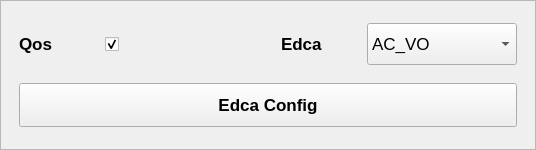
        <widget class="QFrame" name="frame_3">
         <property name="sizePolicy">
          <sizepolicy hsizetype="Expanding" vsizetype="Expanding">
           <horstretch>0</horstretch>
           <verstretch>0</verstretch>
          </sizepolicy>
         </property>
         <property name="minimumSize">
          <size>
           <width>0</width>
           <height>150</height>
          </size>
         </property>
         <property name="maximumSize">
          <size>
           <width>16777215</width>
           <height>300</height>
          </size>
         </property>
         <property name="frameShape">
          <enum>QFrame::Shape::StyledPanel</enum>
         </property>
         <property name="frameShadow">
          <enum>QFrame::Shadow::Raised</enum>
         </property>
         <layout class="QGridLayout" name="gridLayout_8">
          <property name="verticalSpacing">
           <number>14</number>
          </property>
          <property name="horizontalSpacing">
           <number>16</number>
          </property>
          <property name="bottomMargin">
           <number>18</number>
          </property>
          <property name="rightMargin">
           <number>18</number>
          </property>
          <property name="topMargin">
           <number>18</number>
          </property>
          <property name="leftMargin">
           <number>18</number>
          </property>
          <item row="0" column="0">
           <widget class="QLabel" name="label_31">
            <property name="minimumSize">
             <size>
              <width>70</width>
              <height>28</height>
             </size>
            </property>
            <property name="font">
             <font>
              <pointsize>13</pointsize>
              <bold>true</bold>
             </font>
            </property>
            <property name="text">
             <string>Qos</string>
            </property>
           </widget>
          </item>
          <item row="0" column="1">
           <widget class="QCheckBox" name="checkBox_6">
            <property name="minimumSize">
             <size>
              <width>160</width>
              <height>34</height>
             </size>
            </property>
            <property name="font">
             <font>
              <pointsize>14</pointsize>
              <bold>true</bold>
             </font>
            </property>
            <property name="text">
             <string />
            </property>
            <property name="checked">
             <bool>true</bool>
            </property>
           </widget>
          </item>
          <item row="0" column="2">
           <widget class="QLabel" name="label_32">
            <property name="minimumSize">
             <size>
              <width>70</width>
              <height>28</height>
             </size>
            </property>
            <property name="font">
             <font>
              <pointsize>13</pointsize>
              <bold>true</bold>
             </font>
            </property>
            <property name="text">
             <string>Edca</string>
            </property>
           </widget>
          </item>
          <item row="0" column="3">
           <widget class="QComboBox" name="comboBox_6">
            <property name="font">
             <font>
              <pointsize>13</pointsize>
              <bold>false</bold>
             </font>
            </property>
            <property name="minimumSize">
             <size>
              <width>150</width>
              <height>42</height>
             </size>
            </property>
            <item>
             <property name="text">
              <string>AC_VO</string>
             </property>
            </item>
            <item>
             <property name="text">
              <string>AC_VI</string>
             </property>
            </item>
            <item>
             <property name="text">
              <string>AC_BE</string>
             </property>
            </item>
            <item>
             <property name="text">
              <string>AC_BK</string>
             </property>
            </item>
           </widget>
          </item>
          <item row="1" column="0" colspan="4">
           <widget class="QPushButton" name="pushButton_8">
            <property name="font">
             <font>
              <pointsize>13</pointsize>
              <bold>true</bold>
             </font>
            </property>
            <property name="minimumSize">
             <size>
              <width>120</width>
              <height>44</height>
             </size>
            </property>
            <property name="text">
             <string>Edca Config</string>
            </property>
           </widget>
          </item>
         </layout>
        </widget>
